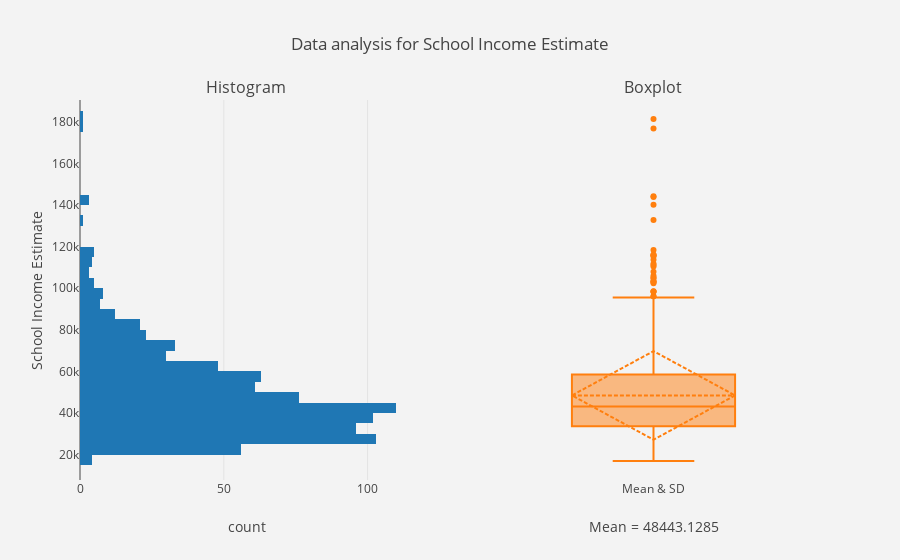

The notebook cell saved with this chart:
### Code cell
school_sie = data_chart(schl_df, 'School Income Estimate', 'value')
school_sie.plot()

### Figure 1 — Plotly figure (JSON) as saved in the notebook; plotly's stock layout.template omitted (floating-point values rounded to 4 significant figures; data arrays with more than 128 entries replaced by an {"elided": "..."} marker saying what was removed)
{"data": [{"name": "School Income Estimate", "type": "histogram", "xaxis": "x1", "y": {"elided": "1272 float values"}, "yaxis": "y1"}, {"boxmean": "sd", "name": "Mean & SD", "type": "box", "xaxis": "x2", "y": {"elided": "1272 float values"}, "yaxis": "y1"}], "layout": {"annotations": [{"font": {"size": 16}, "showarrow": false, "text": "Histogram", "x": 0.225, "xanchor": "center", "xref": "paper", "y": 1, "yanchor": "bottom", "yref": "paper"}, {"font": {"size": 16}, "showarrow": false, "text": "Boxplot", "x": 0.775, "xanchor": "center", "xref": "paper", "y": 1, "yanchor": "bottom", "yref": "paper"}], "paper_bgcolor": "rgb(243, 243, 243)", "plot_bgcolor": "rgb(243, 243, 243)", "showlegend": false, "title": "Data analysis for School Income Estimate", "xaxis1": {"anchor": "y1", "domain": [0, 0.45], "title": "count"}, "xaxis2": {"anchor": "free", "domain": [0.55, 1], "position": 0, "title": "Mean = 48443.1285"}, "yaxis": {"title": "School Income Estimate"}, "yaxis1": {"anchor": "x1", "domain": [0, 1]}}}
